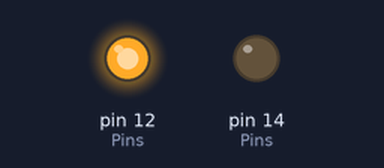
A sketch run on a simulated Arduino Uno, built with avr-gcc and run on an emulated ATmega328P. On the bench: output pins drawn as LEDs (lit = HIGH).

Above: at 0.2 s.
At 5.9 s:
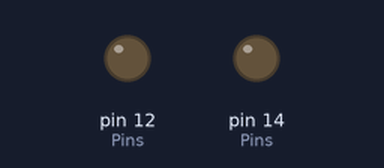
At 8.3 s:
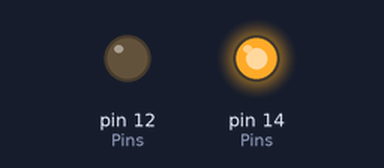
Timing chart, 0 to 8.7 s (numbered marks = the images above):
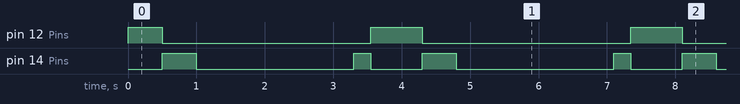

Measured:
- by itself, pin 12 (Pins): repeats every 3.8 s: LOW 3.1 s, HIGH 0.75 s
- by itself, pin 14 (Pins): repeats every 3.8 s: LOW 2.3 s, HIGH 0.25 s, LOW 0.75 s, HIGH 0.50 s
- by itself, everything shown: repeats every 3.8 s, in 4 steps

The sketch:

MARQUEE.ino
```cpp
#define red 12
#define green 14
#define yee 27
#define blue 26
#define white 25

int Pins[]={red,green,yee,blue,white};
void setup() {
  int j=0;
  while(j<=4)
  {
    pinMode(Pins[j],OUTPUT);
    j++;
  }
}

void loop() {
  for(int i=0;i<=4;i++)
  {
    digitalWrite(Pins[i],HIGH);
    delay(500);
    digitalWrite(Pins[i],LOW);

  }
  delay(50);
  for(int i=4;i>=0;i--)
  {
    digitalWrite(Pins[i],HIGH);
    delay(250);
    digitalWrite(Pins[i],LOW);
  }
}
```
